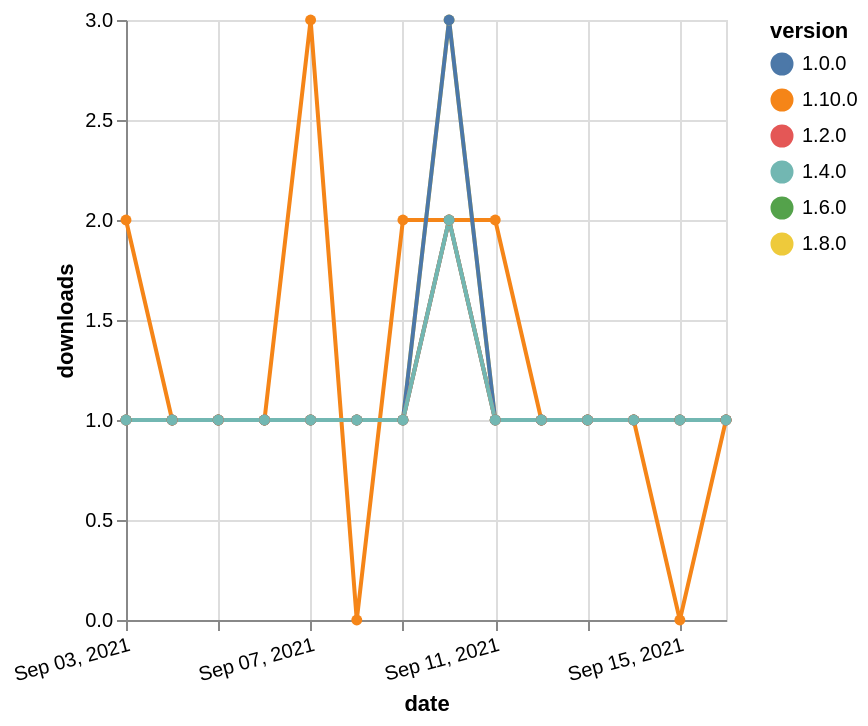

Source (Vega-Lite JSON):
### Vega-Lite specification from a JSON file in a GitHub repository (floating-point values rounded to 4 significant figures)
{"$schema": "https://vega.github.io/schema/vega-lite/v5.json", "description": "A simple bar chart with embedded data.", "data": {"values": [{"date": "2021-09-03", "total": 172, "delta": 1, "version": "1.6.0"}, {"date": "2021-09-04", "total": 173, "delta": 1, "version": "1.6.0"}, {"date": "2021-09-05", "total": 174, "delta": 1, "version": "1.6.0"}, {"date": "2021-09-06", "total": 175, "delta": 1, "version": "1.6.0"}, {"date": "2021-09-07", "total": 176, "delta": 1, "version": "1.6.0"}, {"date": "2021-09-08", "total": 177, "delta": 1, "version": "1.6.0"}, {"date": "2021-09-09", "total": 178, "delta": 1, "version": "1.6.0"}, {"date": "2021-09-10", "total": 180, "delta": 2, "version": "1.6.0"}, {"date": "2021-09-11", "total": 181, "delta": 1, "version": "1.6.0"}, {"date": "2021-09-12", "total": 182, "delta": 1, "version": "1.6.0"}, {"date": "2021-09-13", "total": 183, "delta": 1, "version": "1.6.0"}, {"date": "2021-09-14", "total": 184, "delta": 1, "version": "1.6.0"}, {"date": "2021-09-15", "total": 185, "delta": 1, "version": "1.6.0"}, {"date": "2021-09-16", "total": 186, "delta": 1, "version": "1.6.0"}, {"date": "2021-09-03", "total": 203, "delta": 1, "version": "1.8.0"}, {"date": "2021-09-04", "total": 204, "delta": 1, "version": "1.8.0"}, {"date": "2021-09-05", "total": 205, "delta": 1, "version": "1.8.0"}, {"date": "2021-09-06", "total": 206, "delta": 1, "version": "1.8.0"}, {"date": "2021-09-07", "total": 207, "delta": 1, "version": "1.8.0"}, {"date": "2021-09-08", "total": 208, "delta": 1, "version": "1.8.0"}, {"date": "2021-09-09", "total": 209, "delta": 1, "version": "1.8.0"}, {"date": "2021-09-10", "total": 212, "delta": 3, "version": "1.8.0"}, {"date": "2021-09-11", "total": 213, "delta": 1, "version": "1.8.0"}, {"date": "2021-09-12", "total": 214, "delta": 1, "version": "1.8.0"}, {"date": "2021-09-13", "total": 215, "delta": 1, "version": "1.8.0"}, {"date": "2021-09-14", "total": 216, "delta": 1, "version": "1.8.0"}, {"date": "2021-09-15", "total": 217, "delta": 1, "version": "1.8.0"}, {"date": "2021-09-16", "total": 218, "delta": 1, "version": "1.8.0"}, {"date": "2021-09-03", "total": 128, "delta": 2, "version": "1.10.0"}, {"date": "2021-09-04", "total": 129, "delta": 1, "version": "1.10.0"}, {"date": "2021-09-05", "total": 130, "delta": 1, "version": "1.10.0"}, {"date": "2021-09-06", "total": 131, "delta": 1, "version": "1.10.0"}, {"date": "2021-09-07", "total": 134, "delta": 3, "version": "1.10.0"}, {"date": "2021-09-08", "total": 134, "delta": 0, "version": "1.10.0"}, {"date": "2021-09-09", "total": 136, "delta": 2, "version": "1.10.0"}, {"date": "2021-09-10", "total": 138, "delta": 2, "version": "1.10.0"}, {"date": "2021-09-11", "total": 140, "delta": 2, "version": "1.10.0"}, {"date": "2021-09-12", "total": 141, "delta": 1, "version": "1.10.0"}, {"date": "2021-09-13", "total": 142, "delta": 1, "version": "1.10.0"}, {"date": "2021-09-14", "total": 143, "delta": 1, "version": "1.10.0"}, {"date": "2021-09-15", "total": 143, "delta": 0, "version": "1.10.0"}, {"date": "2021-09-16", "total": 144, "delta": 1, "version": "1.10.0"}, {"date": "2021-09-03", "total": 407, "delta": 1, "version": "1.0.0"}, {"date": "2021-09-04", "total": 408, "delta": 1, "version": "1.0.0"}, {"date": "2021-09-05", "total": 409, "delta": 1, "version": "1.0.0"}, {"date": "2021-09-06", "total": 410, "delta": 1, "version": "1.0.0"}, {"date": "2021-09-07", "total": 411, "delta": 1, "version": "1.0.0"}, {"date": "2021-09-08", "total": 412, "delta": 1, "version": "1.0.0"}, {"date": "2021-09-09", "total": 413, "delta": 1, "version": "1.0.0"}, {"date": "2021-09-10", "total": 416, "delta": 3, "version": "1.0.0"}, {"date": "2021-09-11", "total": 417, "delta": 1, "version": "1.0.0"}, {"date": "2021-09-12", "total": 418, "delta": 1, "version": "1.0.0"}, {"date": "2021-09-13", "total": 419, "delta": 1, "version": "1.0.0"}, {"date": "2021-09-14", "total": 420, "delta": 1, "version": "1.0.0"}, {"date": "2021-09-15", "total": 421, "delta": 1, "version": "1.0.0"}, {"date": "2021-09-16", "total": 422, "delta": 1, "version": "1.0.0"}, {"date": "2021-09-03", "total": 200, "delta": 1, "version": "1.2.0"}, {"date": "2021-09-04", "total": 201, "delta": 1, "version": "1.2.0"}, {"date": "2021-09-05", "total": 202, "delta": 1, "version": "1.2.0"}, {"date": "2021-09-06", "total": 203, "delta": 1, "version": "1.2.0"}, {"date": "2021-09-07", "total": 204, "delta": 1, "version": "1.2.0"}, {"date": "2021-09-08", "total": 205, "delta": 1, "version": "1.2.0"}, {"date": "2021-09-09", "total": 206, "delta": 1, "version": "1.2.0"}, {"date": "2021-09-10", "total": 208, "delta": 2, "version": "1.2.0"}, {"date": "2021-09-11", "total": 209, "delta": 1, "version": "1.2.0"}, {"date": "2021-09-12", "total": 210, "delta": 1, "version": "1.2.0"}, {"date": "2021-09-13", "total": 211, "delta": 1, "version": "1.2.0"}, {"date": "2021-09-14", "total": 212, "delta": 1, "version": "1.2.0"}, {"date": "2021-09-15", "total": 213, "delta": 1, "version": "1.2.0"}, {"date": "2021-09-16", "total": 214, "delta": 1, "version": "1.2.0"}, {"date": "2021-09-03", "total": 196, "delta": 1, "version": "1.4.0"}, {"date": "2021-09-04", "total": 197, "delta": 1, "version": "1.4.0"}, {"date": "2021-09-05", "total": 198, "delta": 1, "version": "1.4.0"}, {"date": "2021-09-06", "total": 199, "delta": 1, "version": "1.4.0"}, {"date": "2021-09-07", "total": 200, "delta": 1, "version": "1.4.0"}, {"date": "2021-09-08", "total": 201, "delta": 1, "version": "1.4.0"}, {"date": "2021-09-09", "total": 202, "delta": 1, "version": "1.4.0"}, {"date": "2021-09-10", "total": 204, "delta": 2, "version": "1.4.0"}, {"date": "2021-09-11", "total": 205, "delta": 1, "version": "1.4.0"}, {"date": "2021-09-12", "total": 206, "delta": 1, "version": "1.4.0"}, {"date": "2021-09-13", "total": 207, "delta": 1, "version": "1.4.0"}, {"date": "2021-09-14", "total": 208, "delta": 1, "version": "1.4.0"}, {"date": "2021-09-15", "total": 209, "delta": 1, "version": "1.4.0"}, {"date": "2021-09-16", "total": 210, "delta": 1, "version": "1.4.0"}]}, "width": "container", "mark": {"type": "line", "point": {"filled": true}}, "encoding": {"x": {"field": "date", "type": "temporal", "timeUnit": "yearmonthdate", "title": "date", "axis": {"labelAngle": -15}}, "y": {"field": "delta", "type": "quantitative", "title": "downloads"}, "color": {"field": "version", "type": "nominal"}, "tooltip": {"field": "delta"}}}
